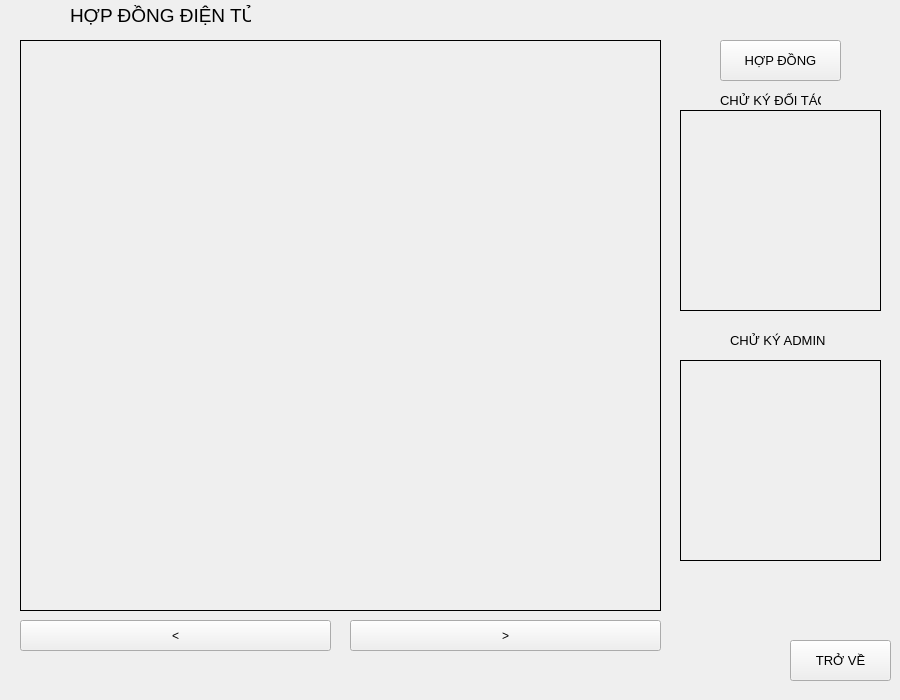
<?xml version="1.0" encoding="UTF-8"?>
<ui version="4.0">
 <class>TraHopDongWin</class>
 <widget class="QMainWindow" name="TraHopDongWin">
  <property name="geometry">
   <rect>
    <x>0</x>
    <y>0</y>
    <width>900</width>
    <height>700</height>
   </rect>
  </property>
  <property name="windowTitle">
   <string>MainWindow</string>
  </property>
  <widget class="QWidget" name="centralwidget">
   <widget class="QLabel" name="label_5">
    <property name="geometry">
     <rect>
      <x>10</x>
      <y>0</y>
      <width>47</width>
      <height>31</height>
     </rect>
    </property>
    <property name="text">
     <string/>
    </property>
    <property name="pixmap">
     <pixmap>image/HYde (1).png</pixmap>
    </property>
    <property name="scaledContents">
     <bool>true</bool>
    </property>
   </widget>
   <widget class="QLabel" name="label">
    <property name="geometry">
     <rect>
      <x>70</x>
      <y>0</y>
      <width>181</width>
      <height>31</height>
     </rect>
    </property>
    <property name="font">
     <font>
      <pointsize>14</pointsize>
     </font>
    </property>
    <property name="text">
     <string>HỢP ĐỒNG ĐIỆN TỬ</string>
    </property>
   </widget>
   <widget class="QLabel" name="label_ManHinh">
    <property name="geometry">
     <rect>
      <x>20</x>
      <y>40</y>
      <width>641</width>
      <height>571</height>
     </rect>
    </property>
    <property name="frameShape">
     <enum>QFrame::Box</enum>
    </property>
    <property name="text">
     <string/>
    </property>
    <property name="pixmap">
     <pixmap>image_nguoi_nhan/1.png</pixmap>
    </property>
    <property name="scaledContents">
     <bool>true</bool>
    </property>
   </widget>
   <widget class="QPushButton" name="pushButton_back">
    <property name="geometry">
     <rect>
      <x>20</x>
      <y>620</y>
      <width>311</width>
      <height>31</height>
     </rect>
    </property>
    <property name="text">
     <string>&lt;</string>
    </property>
   </widget>
   <widget class="QPushButton" name="pushButton_next">
    <property name="geometry">
     <rect>
      <x>350</x>
      <y>620</y>
      <width>311</width>
      <height>31</height>
     </rect>
    </property>
    <property name="text">
     <string>&gt;</string>
    </property>
   </widget>
   <widget class="QPushButton" name="pushButton_trove">
    <property name="geometry">
     <rect>
      <x>790</x>
      <y>640</y>
      <width>101</width>
      <height>41</height>
     </rect>
    </property>
    <property name="font">
     <font>
      <pointsize>10</pointsize>
     </font>
    </property>
    <property name="text">
     <string>TRỞ VỀ</string>
    </property>
   </widget>
   <widget class="QPushButton" name="pushButton_ImageHopDong">
    <property name="geometry">
     <rect>
      <x>720</x>
      <y>40</y>
      <width>121</width>
      <height>41</height>
     </rect>
    </property>
    <property name="font">
     <font>
      <pointsize>10</pointsize>
     </font>
    </property>
    <property name="text">
     <string>HỢP ĐỒNG</string>
    </property>
   </widget>
   <widget class="QLabel" name="label_ManHinh_ChuKy">
    <property name="geometry">
     <rect>
      <x>680</x>
      <y>110</y>
      <width>201</width>
      <height>201</height>
     </rect>
    </property>
    <property name="frameShape">
     <enum>QFrame::Box</enum>
    </property>
    <property name="text">
     <string/>
    </property>
    <property name="pixmap">
     <pixmap>image/tải xuống.png</pixmap>
    </property>
    <property name="scaledContents">
     <bool>true</bool>
    </property>
   </widget>
   <widget class="QLabel" name="label_2">
    <property name="geometry">
     <rect>
      <x>720</x>
      <y>90</y>
      <width>101</width>
      <height>20</height>
     </rect>
    </property>
    <property name="font">
     <font>
      <pointsize>10</pointsize>
     </font>
    </property>
    <property name="text">
     <string>CHỬ KÝ ĐỐI TÁC</string>
    </property>
   </widget>
   <widget class="QLabel" name="label_ManHinh_ChuKy_2">
    <property name="geometry">
     <rect>
      <x>680</x>
      <y>360</y>
      <width>201</width>
      <height>201</height>
     </rect>
    </property>
    <property name="frameShape">
     <enum>QFrame::Box</enum>
    </property>
    <property name="text">
     <string/>
    </property>
    <property name="pixmap">
     <pixmap>image_nguoi_gui/chuky.png</pixmap>
    </property>
    <property name="scaledContents">
     <bool>true</bool>
    </property>
   </widget>
   <widget class="QLabel" name="label_3">
    <property name="geometry">
     <rect>
      <x>730</x>
      <y>330</y>
      <width>101</width>
      <height>20</height>
     </rect>
    </property>
    <property name="font">
     <font>
      <pointsize>10</pointsize>
     </font>
    </property>
    <property name="text">
     <string>CHỬ KÝ ADMIN</string>
    </property>
   </widget>
  </widget>
  <widget class="QMenuBar" name="menubar">
   <property name="geometry">
    <rect>
     <x>0</x>
     <y>0</y>
     <width>900</width>
     <height>21</height>
    </rect>
   </property>
  </widget>
 </widget>
 <resources/>
 <connections/>
</ui>
